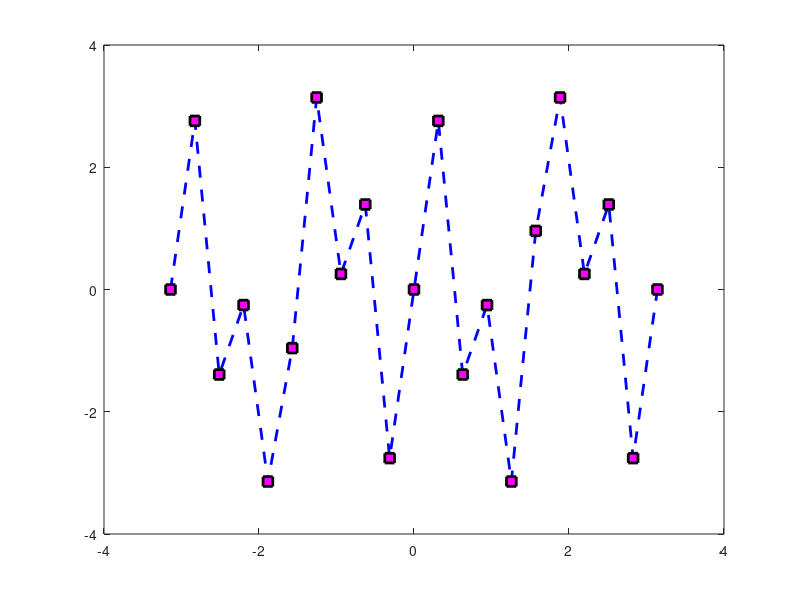

The MATLAB script that drew this image:
x=-pi:pi/10:pi;
y=tan(4*x)-sin(tan(x));
plot(x,y,'--bs','LineWidth',2,'MarkerEdgeColor','k','MarkerFaceColor','m','MarkerSize',7);